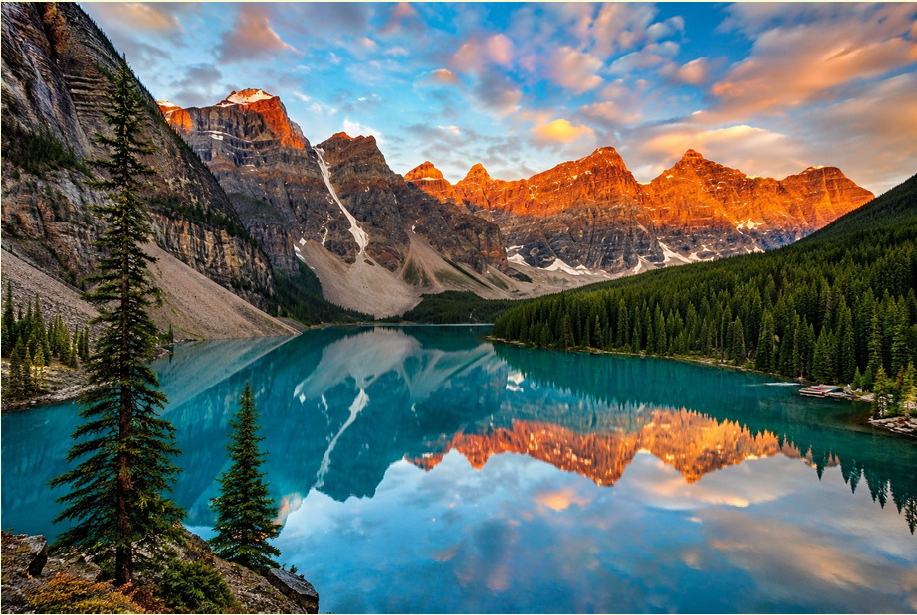
#> input picture image2.png, 917 x 615 px
$ python 5.py
#> lines starting #> are read from the running program, lines starting #| are printed output that depends on the picture
import cv2 as c
import numpy as np

img = c.imread("image2.png")
#> img is the input picture: shape (615, 917, 3); mean B, G, R 102.9, 105.3, 94.5

g=img[:,:,1]
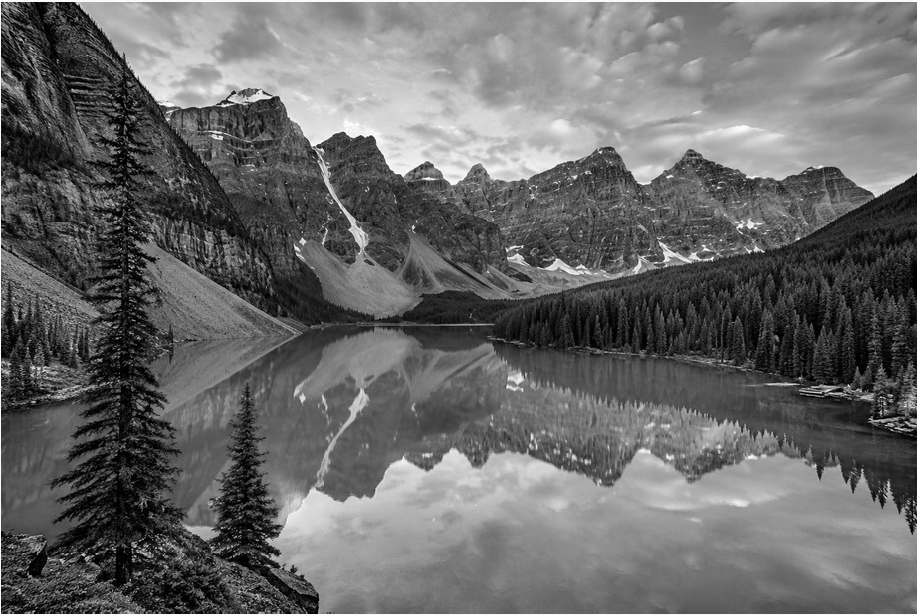
#> g: shape (615, 917); min 0, max 255, mean 105.3
r=img[:,:,2]
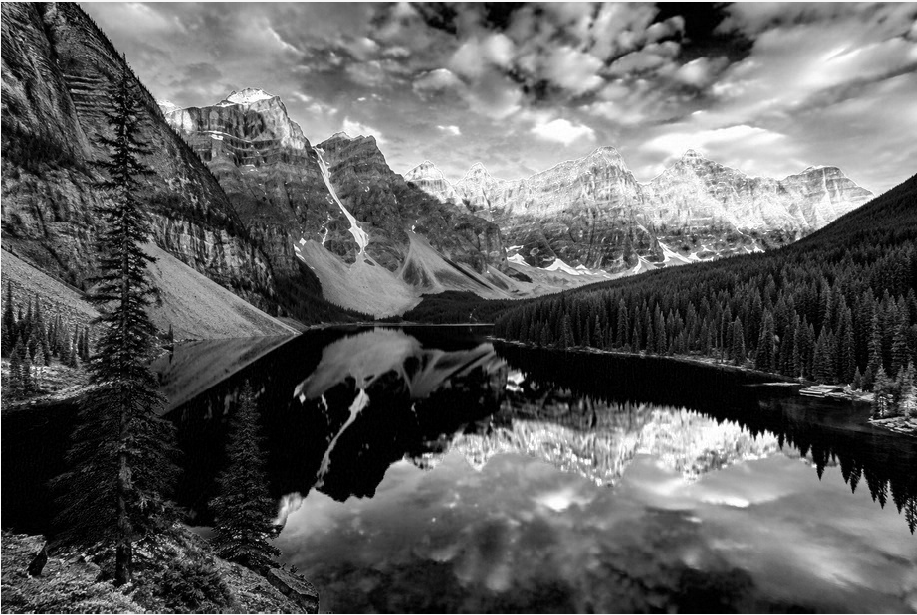
#> r: shape (615, 917); min 0, max 255, mean 94.5
b=img[:,:,0]
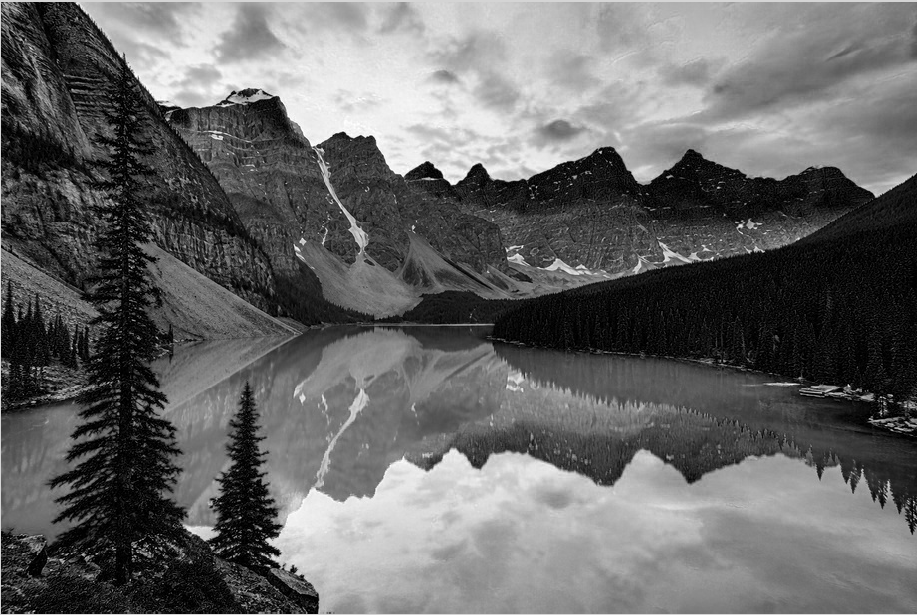
#> b: shape (615, 917); min 0, max 255, mean 102.9

z=np.zeros_like(img)

z[:,:,0]=b
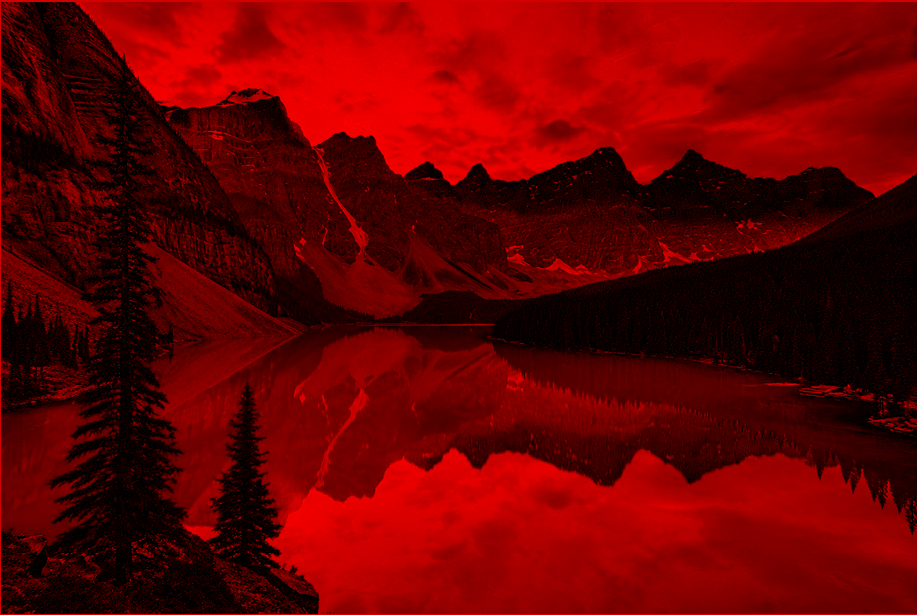
#> z: shape (615, 917, 3); mean of channels 0, 1, 2 102.9, 0, 0; drawn as R, G, B
z[:,:,2]=r
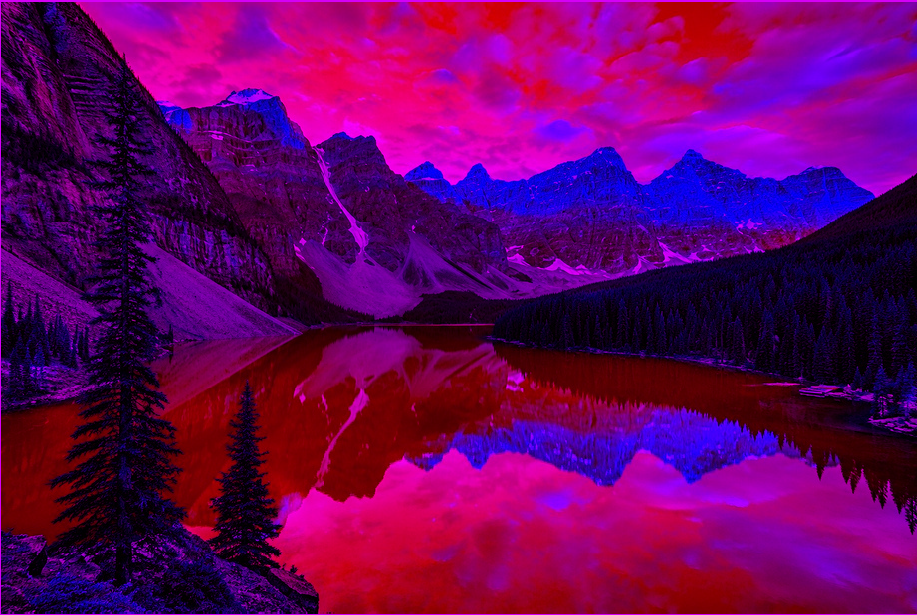
#> z: shape (615, 917, 3); mean of channels 0, 1, 2 102.9, 0, 94.5; drawn as R, G, B

c.imshow("image",z)
c.waitKey(0)
c.destroyAllWindows()

$ run again, with image.png copied over image2.png
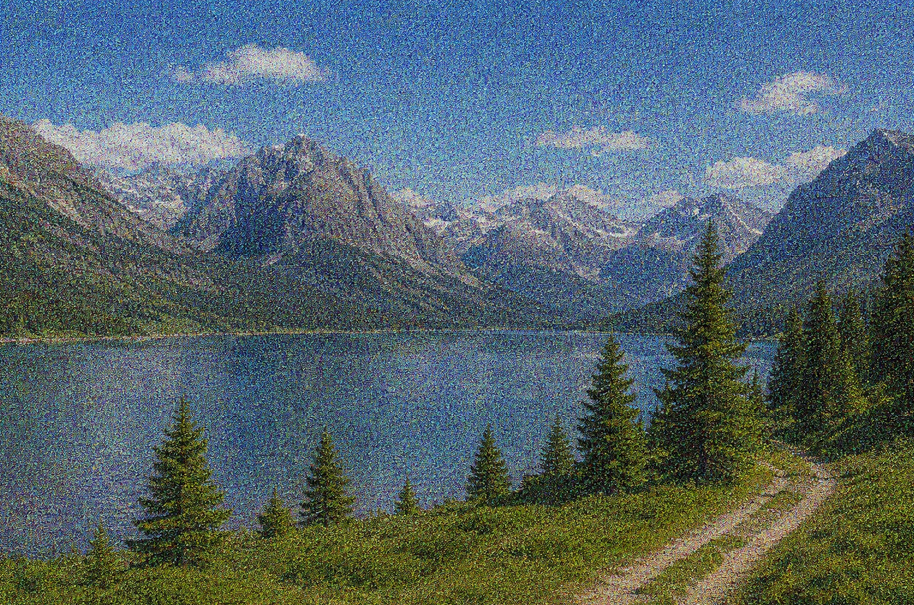
#> input picture image.png, 914 x 605 px
#> img is the input picture: shape (605, 914, 3); mean B, G, R 107.7, 101.7, 84.6
#> `b=img[:,:,0]`:
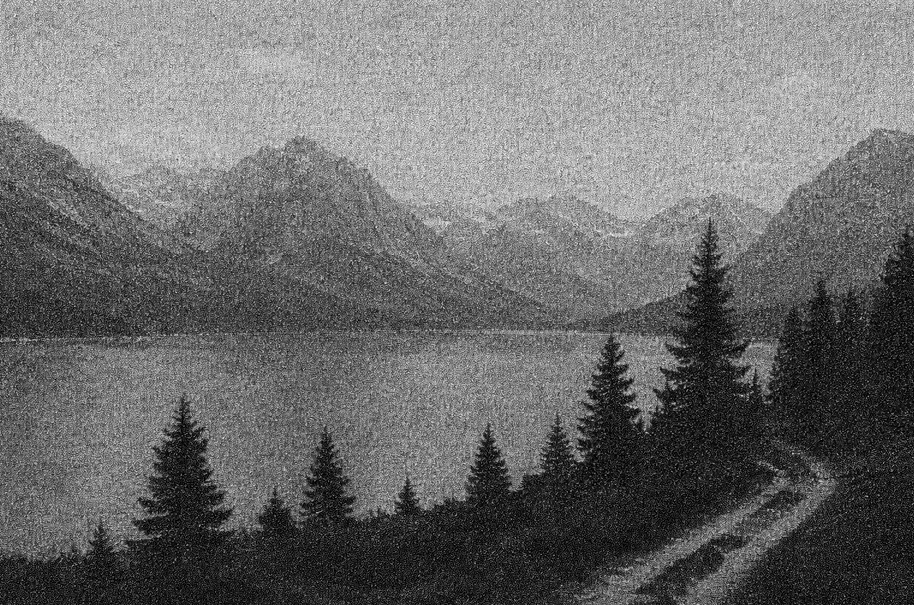
#> b: shape (605, 914); min 0, max 255, mean 107.7
#> `z[:,:,2]=r`:
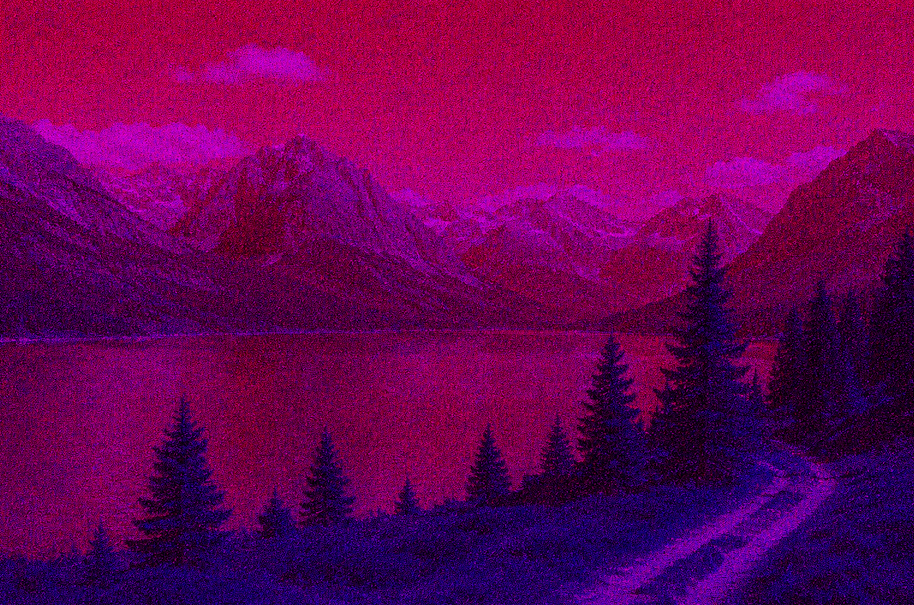
#> z: shape (605, 914, 3); mean of channels 0, 1, 2 107.7, 0, 84.6; drawn as R, G, B
